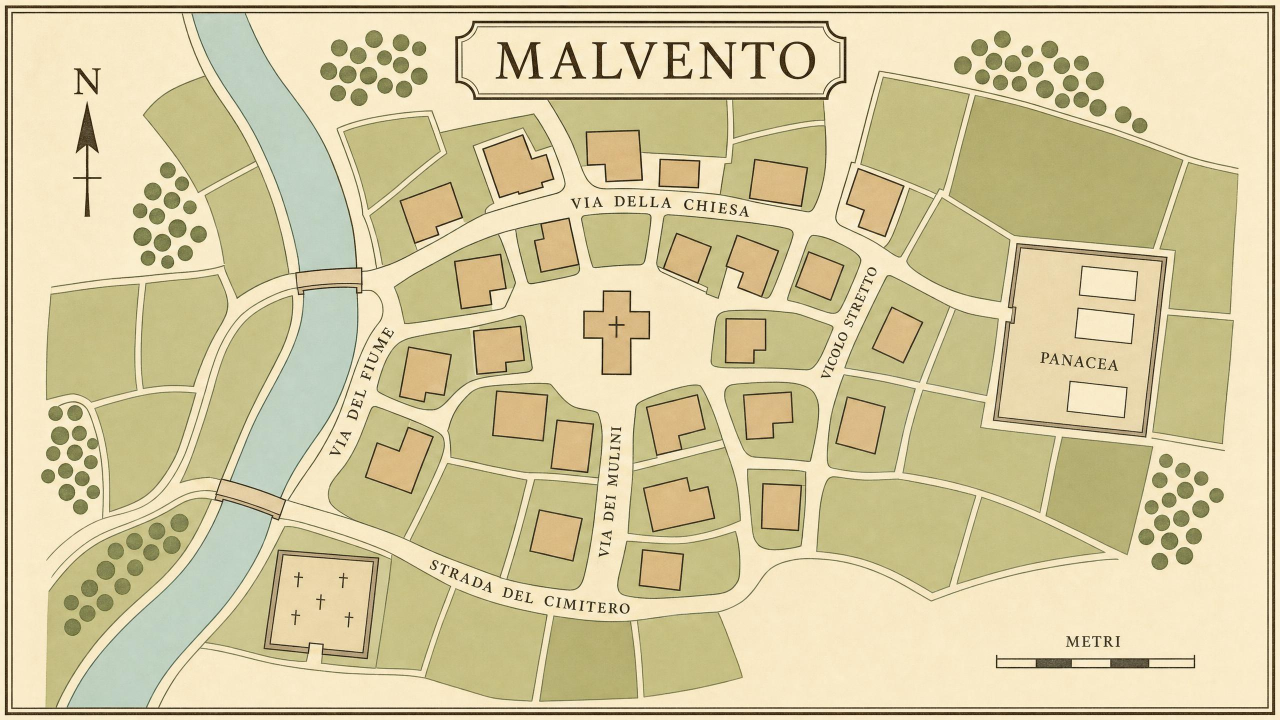
#> input picture art/scrivania/mappa_pianta/schematica.jpg, 2560 x 1440 px (shown at 1/2 size)
$ python case.py
#> lines starting #> are read from the running program, lines starting #| are printed output that depends on the picture; after the words box and inside, x2 and y2 are one past the last pixel; in counts of white or black regions, pixels touching at a corner belong together
#!/usr/bin/env python3
"""Dove sono le case sulla mappa schematica (schematica.jpg): stampa TETTI e i luoghi per gioco/js/dati.js.

Uso: python3 art/scrivania/mappa_pianta/case.py

Le case si trovano dal colore (il beige pieno delle case, diverso dal verde dei campi e dal giallo delle strade);
quali sono le 23 col numero, e in che ordine, si e' deciso guardando la mappa (26 ottobre): per file dall'alto,
da sinistra a destra. Restano senza spillo l'edificio piccolo accanto alla casa 3 e quello sulla piazza, a destra
della chiesa.
"""
import json
import pathlib

import cv2
import numpy as np
from PIL import Image

QUI = pathlib.Path(__file__).resolve().parent
W, H = 2560, 1440
# le 23 case in ordine (un punto dentro ognuna, in pixel della mappa)
CASE = [(861, 423), (1032, 334), (1232, 308), (1556, 365), (1749, 401),
        (958, 560), (1113, 492), (1374, 515), (1504, 528), (1639, 552),
        (849, 747), (995, 697), (1794, 670),
        (800, 923), (1040, 831), (1144, 892), (1348, 845), (1532, 826), (1721, 850),
        (1112, 1070), (1354, 1009), (1562, 1013),
        (1322, 1139)]
CHIESA, CIMITERO = (1233, 661), (620, 1180)   # nel cimitero, tra le croci
# il recinto della Panacea: nel cortile, a sinistra dei tre prefabbricati e sopra la scritta
DITTA = (2090, 662)
# lo spillo sta sotto il centro della casa (di questa frazione dell'altezza), cosi' la testa resta sulla casa e non
# copre vie e scritte, anche sul telefono dove gli spilli sono piu' grandi
SOTTO = 0.35


def forme():
    a = np.asarray(Image.open(QUI / "schematica.jpg").convert("RGB")).astype(int)
    r, g, b = a[..., 0], a[..., 1], a[..., 2]
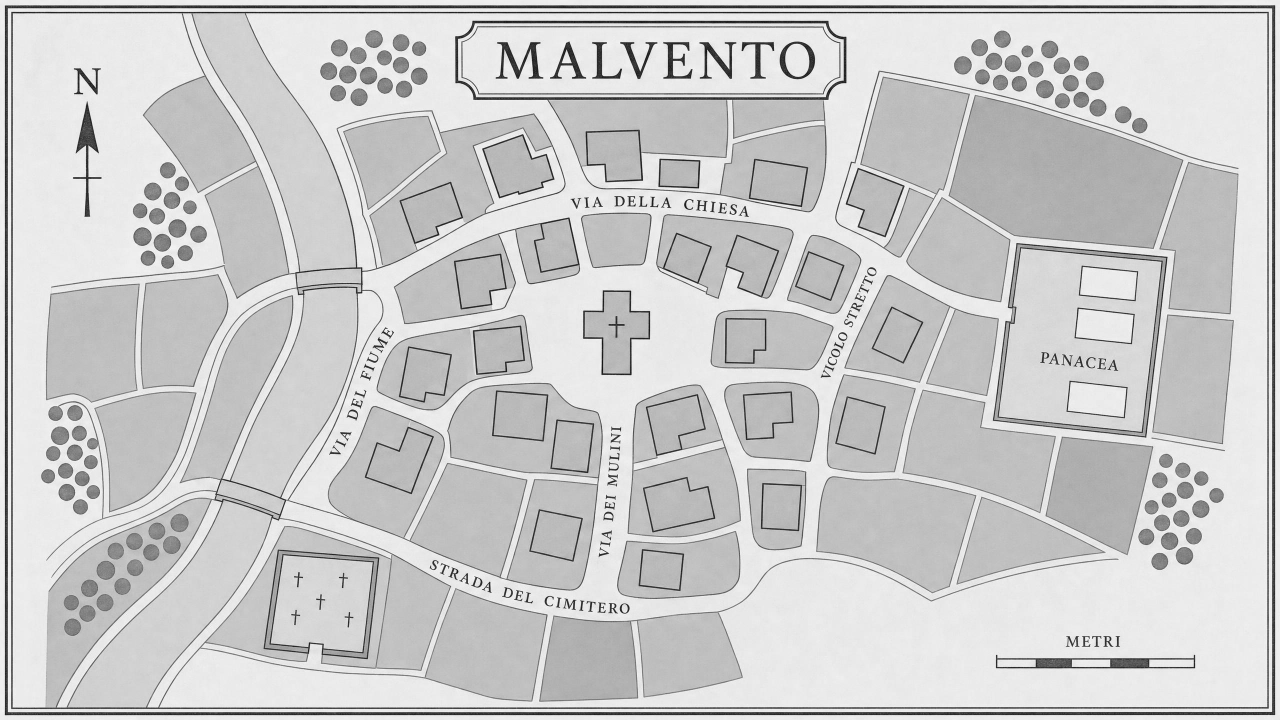
#> g: shape (1440, 2560) int64 (shown at 1/2 size); min 0, max 255, mean 202.6
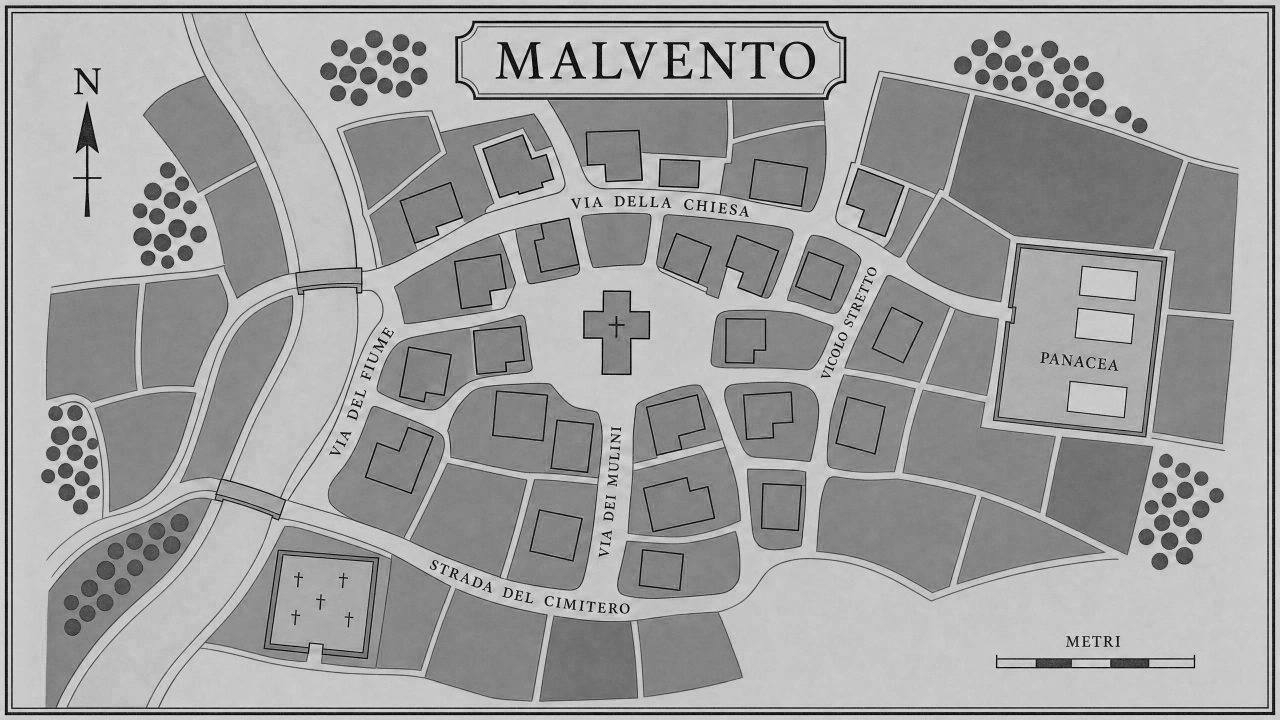
#> b: shape (1440, 2560) int64 (shown at 1/2 size); min 0, max 238, mean 160.2
    m = ((r - g > 20) & (r - g < 50) & (r - b > 65) & (r > 190) & (r < 240)).astype(np.uint8)
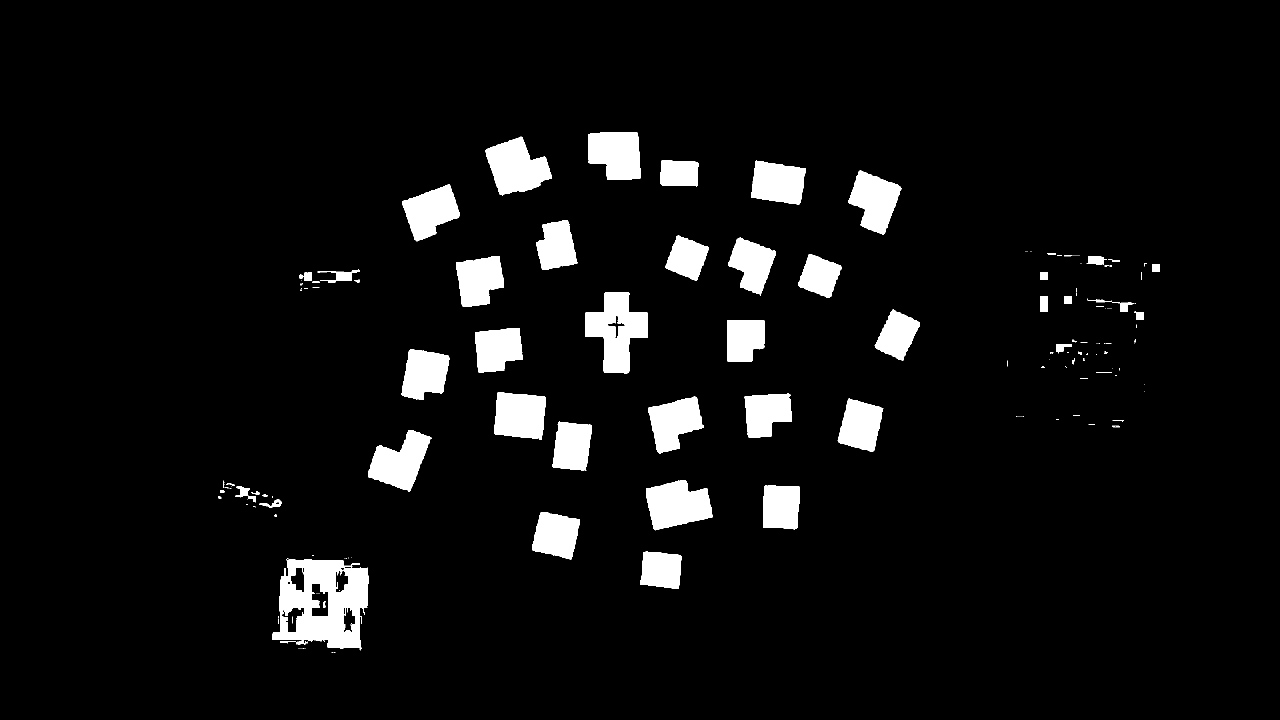
#> m: shape (1440, 2560) (shown at 1/2 size); values 0 (black) and 1 (white), 5.7% white; 168 white regions (104 under 20 px), largest, box (x1, y1, x2, y2) and area: (545, 1117, 738, 1301) 22324, (1170, 584, 1296, 747) 11469, (970, 273, 1104, 391) 9640
    m = cv2.morphologyEx(m, cv2.MORPH_OPEN, np.ones((5, 5), np.uint8))
#> m: shape (1440, 2560); values 0 (black) and 1 (white), 5.6% white; 47 white regions, largest, box (x1, y1, x2, y2) and area: (545, 1118, 737, 1297) 21452, (1170, 585, 1296, 747) 11451, (971, 274, 1104, 390) 9619
    m = cv2.morphologyEx(m, cv2.MORPH_CLOSE, np.ones((7, 7), np.uint8))
#> m: shape (1440, 2560); values 0 (black) and 1 (white), 5.6% white; 44 white regions, largest, box (x1, y1, x2, y2) and area: (545, 1118, 737, 1297) 21867, (1170, 585, 1296, 747) 11751, (971, 274, 1104, 390) 9633
    return cv2.connectedComponentsWithStats(m)


def main():
    _, lab, st, cen = forme()
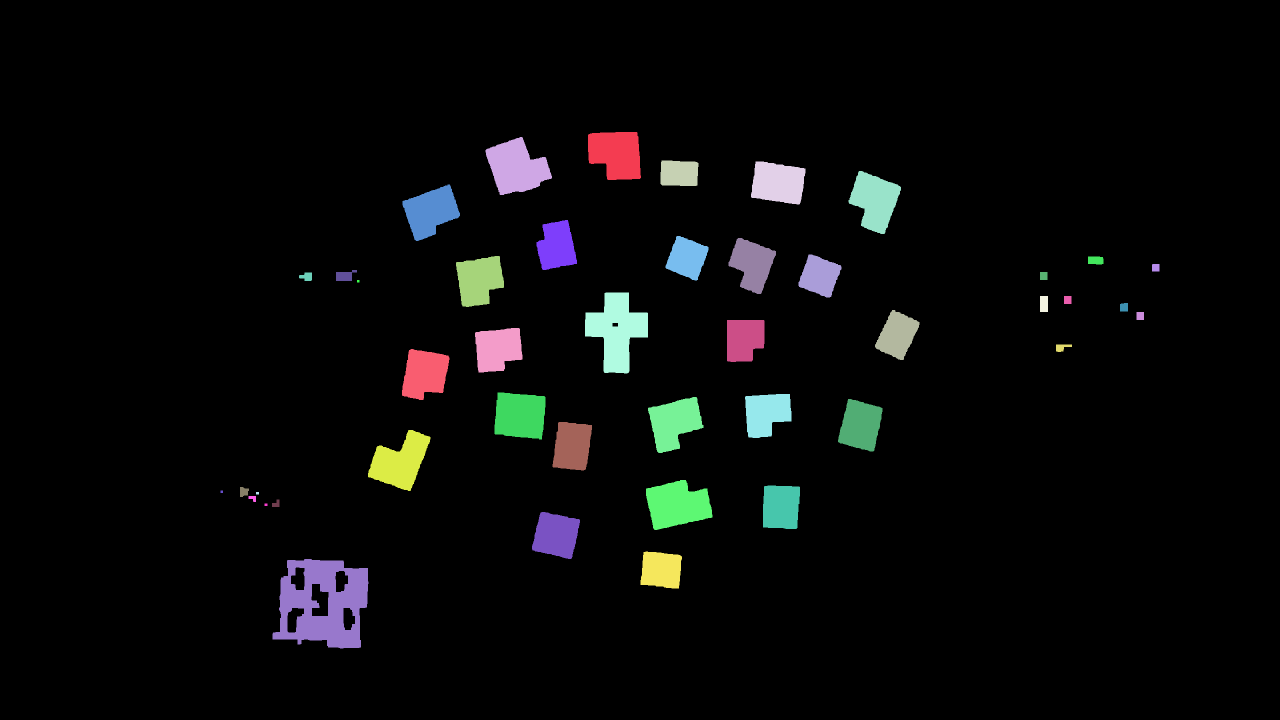
#> lab: shape (1440, 2560) int32 (shown at 1/2 size); 45 distinct labels, from 0 to 44; one colour per label, 0 black
#> st = 45 rows, first 6: [0, 0, 2560, 1440, 3478208], [1176, 264, 106, 96, 8473], [971, 274, 133, 116, 9633], [1321, 321, 76, 51, 3646], [1502, 323, 109, 86, 7440], [1697, 342, 105, 126, 8062]; cen = 45 pairs, first value 443 to 2311, second value 307.6 to 1206.4

    def forma(p):
        i = lab[p[1], p[0]]
        assert i, f"nessuna casa in {p}"
        x, y, w, h, _ = st[i]
        return i, w, h, cen[i][0], cen[i][1]

    tetti = []
    for p in CASE:
        i, w, h, cx, cy = forma(p)
        x, y = cx, cy + SOTTO * h
        # la punta dello spillo (fino a 10 pixel sotto) deve cadere dentro la casa, anche nelle case a L
        while not (lab[round(y), round(x)] == i and lab[round(y + 10), round(x)] == i):
            y -= 1
        # l'ellisse: col cerchio a matita di gioco.js (1.3 e 1.2 volte, piu' il tremolio) deve chiudere la casa
        rx = (2 ** 0.5 * w / 2 + 4) / 1.352
        ry = (2 ** 0.5 * h / 2 + 4) / 1.248
        tetti.append([round(v, 4) for v in (x / W, y / H, cx / W, cy / H, rx / W, ry / H)])
#> this loop made 23 passes
#> (i, x, w, h, cx, cy, rx) on passes 1 to 12: (6, 860.9, 115, 113, 860.9, 422.5, 63.1), (2, 1032.4, 133, 116, 1032.4, 334.4, 72.52), (1, 1232, 106, 96, 1232, 307.6, 58.4), (4, 1555.9, 109, 86, 1555.9, 365.3, 59.97), (5, 1749.3, 105, 126, 1749.3, 401.1, 57.87), (11, 957.7, 96, 102, 957.7, 559.6, 53.17), (7, 1112.9, 81, 100, 1112.9, 491.9, 45.32), (8, 1373.8, 86, 89, 1373.8, 515.5, 47.94), (9, 1504.1, 95, 112, 1504.1, 527.7, 52.64), (10, 1639, 86, 86, 1639, 551.5, 47.94), (27, 848.9, 95, 102, 848.9, 747.2, 52.64), (25, 994.9, 95, 89, 994.9, 697.3, 52.64)
#> after the loop, tetti = 23 items
    luoghi = {}
    for nome, p in (("chiesa", CHIESA), ("cimitero", CIMITERO)):
        _, _, h, cx, cy = forma(p)
        luoghi[nome] = (round(cx / W, 4), round((cy + SOTTO * h) / H, 4))
#> this loop made 2 passes
#> (i in forma, x in forma, y in forma, w in forma, h, cx, cy) on passes 1 to 2: (18, 1170, 585, 126, 162, 1232.9, 660.6), (44, 545, 1118, 192, 179, 646.7, 1206.4)
#> after the loop, luoghi = {'chiesa': (0.482, 0.498), 'cimitero': (0.253, 0.881)}
    luoghi["ditta"] = (round(DITTA[0] / W, 4), round(DITTA[1] / H, 4))

    riga = lambda t: "[" + ", ".join(json.dumps(v) for v in t) + "]"  # noqa: E731
    print("const TETTI = [")
    for k in range(0, len(tetti), 3):
        print("  " + ", ".join(riga(t) for t in tetti[k:k + 3]) + ",")
#> this loop made 8 passes
#> k on passes 2 to 8: 3, 6, 9, 12, 15, 18, 21
#|   [0.3363, 0.3202, 0.3363, 0.2934, 0.0247, 0.0467], [0.4033, 0.2584, 0.4033, 0.2322, 0.0283, 0.0479], [0.4812, 0.237, 0.4812, 0.2136, 0.0228, 0.04],
#|   [0.6078, 0.2725, 0.6078, 0.2537, 0.0234, 0.0361], [0.6833, 0.3091, 0.6833, 0.2785, 0.0226, 0.0518], [0.3741, 0.4134, 0.3741, 0.3886, 0.0208, 0.0424],
#|   [0.4347, 0.3638, 0.4347, 0.3416, 0.0177, 0.0416], [0.5366, 0.3768, 0.5366, 0.358, 0.0187, 0.0372], [0.5876, 0.3937, 0.5876, 0.3665, 0.0206, 0.0463],
#|   [0.6402, 0.4011, 0.6402, 0.383, 0.0187, 0.0361], [0.3316, 0.5367, 0.3316, 0.5189, 0.0206, 0.0424], [0.3886, 0.5058, 0.3886, 0.4842, 0.0206, 0.0372],
#|   [0.7009, 0.4894, 0.7009, 0.4651, 0.0193, 0.0416], [0.3125, 0.6707, 0.3125, 0.641, 0.0267, 0.0502], [0.4061, 0.599, 0.4061, 0.5768, 0.022, 0.0392],
#|   [0.4469, 0.6429, 0.4469, 0.6193, 0.0173, 0.0404], [0.5266, 0.6137, 0.5266, 0.5865, 0.0238, 0.0463], [0.5986, 0.5952, 0.5986, 0.5738, 0.0202, 0.0369],
#|   [0.6722, 0.6154, 0.6722, 0.5906, 0.0193, 0.0435], [0.4343, 0.7645, 0.4343, 0.743, 0.0208, 0.0392], [0.5289, 0.7218, 0.5289, 0.7009, 0.0283, 0.0416],
#|   [0.61, 0.7249, 0.61, 0.7038, 0.0163, 0.0365], [0.5165, 0.8072, 0.5165, 0.7913, 0.0181, 0.0313],
    print("];")
    for nome, (x, y) in luoghi.items():
        print(f"{nome}: x: {x}, y: {y}")
#> this loop made 3 passes
#> (nome, x, y) on passes 1 to 3: ('chiesa', 0.482, 0.498), ('cimitero', 0.253, 0.881), ('ditta', 0.816, 0.46)
#| chiesa: x: 0.4816, y: 0.4981
#| cimitero: x: 0.2526, y: 0.8813
#| ditta: x: 0.8164, y: 0.4597


if __name__ == "__main__":
    main()
